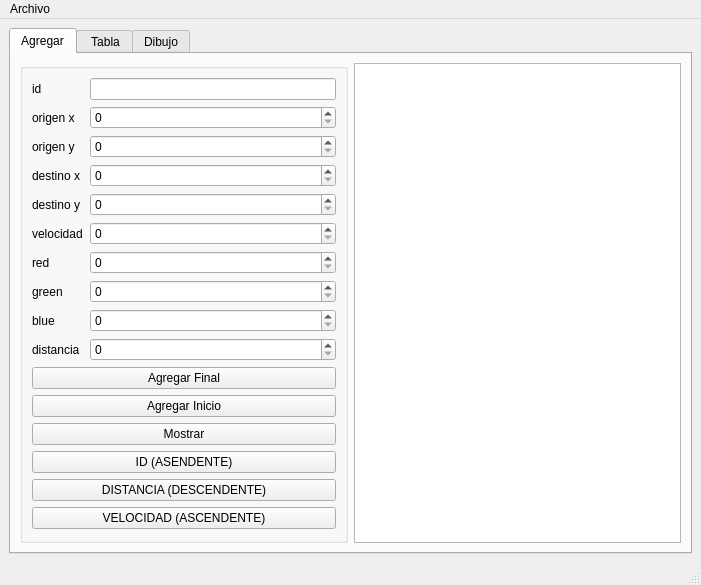
<?xml version="1.0" encoding="UTF-8"?>
<ui version="4.0">
 <class>MainWindow</class>
 <widget class="QMainWindow" name="MainWindow">
  <property name="geometry">
   <rect>
    <x>0</x>
    <y>0</y>
    <width>654</width>
    <height>552</height>
   </rect>
  </property>
  <property name="windowTitle">
   <string>MainWindow</string>
  </property>
  <property name="windowOpacity">
   <double>500.000000000000000</double>
  </property>
  <widget class="QWidget" name="centralwidget">
   <layout class="QGridLayout" name="gridLayout_3">
    <item row="0" column="0">
     <widget class="QTabWidget" name="tabWidget">
      <property name="currentIndex">
       <number>0</number>
      </property>
      <widget class="QWidget" name="tab">
       <attribute name="title">
        <string>Agregar</string>
       </attribute>
       <layout class="QGridLayout" name="gridLayout_2">
        <item row="0" column="0">
         <widget class="QGroupBox" name="groupBox">
          <property name="title">
           <string/>
          </property>
          <layout class="QGridLayout" name="gridLayout">
           <item row="8" column="1">
            <widget class="QSpinBox" name="blue_spinBox">
             <property name="maximum">
              <number>255</number>
             </property>
            </widget>
           </item>
           <item row="8" column="0">
            <widget class="QLabel" name="label_6">
             <property name="text">
              <string>blue</string>
             </property>
            </widget>
           </item>
           <item row="10" column="0" colspan="2">
            <widget class="QPushButton" name="agregar_final_pushButton">
             <property name="text">
              <string>Agregar Final</string>
             </property>
            </widget>
           </item>
           <item row="2" column="1">
            <widget class="QSpinBox" name="origen_y_spinBox">
             <property name="maximum">
              <number>500</number>
             </property>
            </widget>
           </item>
           <item row="0" column="1">
            <widget class="QLineEdit" name="id_lineEdit"/>
           </item>
           <item row="1" column="0">
            <widget class="QLabel" name="label_7">
             <property name="text">
              <string>origen x</string>
             </property>
            </widget>
           </item>
           <item row="9" column="1">
            <widget class="QSpinBox" name="distancia_spinBox"/>
           </item>
           <item row="2" column="0">
            <widget class="QLabel" name="label_8">
             <property name="text">
              <string>origen y</string>
             </property>
            </widget>
           </item>
           <item row="1" column="1">
            <widget class="QSpinBox" name="origen_x_spinBox">
             <property name="maximum">
              <number>500</number>
             </property>
            </widget>
           </item>
           <item row="5" column="1">
            <widget class="QSpinBox" name="velocidad_spinBox">
             <property name="maximum">
              <number>2000</number>
             </property>
            </widget>
           </item>
           <item row="3" column="0">
            <widget class="QLabel" name="label">
             <property name="text">
              <string>destino x </string>
             </property>
            </widget>
           </item>
           <item row="7" column="1">
            <widget class="QSpinBox" name="green_spinBox">
             <property name="maximum">
              <number>255</number>
             </property>
            </widget>
           </item>
           <item row="5" column="0">
            <widget class="QLabel" name="label_3">
             <property name="text">
              <string>velocidad</string>
             </property>
            </widget>
           </item>
           <item row="6" column="1">
            <widget class="QSpinBox" name="red_spinBox">
             <property name="maximum">
              <number>255</number>
             </property>
            </widget>
           </item>
           <item row="6" column="0">
            <widget class="QLabel" name="label_4">
             <property name="text">
              <string>red</string>
             </property>
            </widget>
           </item>
           <item row="7" column="0">
            <widget class="QLabel" name="label_5">
             <property name="text">
              <string>green</string>
             </property>
            </widget>
           </item>
           <item row="9" column="0">
            <widget class="QLabel" name="label_9">
             <property name="text">
              <string>distancia</string>
             </property>
            </widget>
           </item>
           <item row="13" column="0" colspan="2">
            <widget class="QPushButton" name="plainText_id_pushButton">
             <property name="text">
              <string>ID (ASENDENTE)</string>
             </property>
            </widget>
           </item>
           <item row="4" column="0">
            <widget class="QLabel" name="label_2">
             <property name="text">
              <string>destino y</string>
             </property>
            </widget>
           </item>
           <item row="14" column="0" colspan="2">
            <widget class="QPushButton" name="plainText_distancia_pushButton">
             <property name="text">
              <string>DISTANCIA (DESCENDENTE)</string>
             </property>
            </widget>
           </item>
           <item row="3" column="1">
            <widget class="QSpinBox" name="destino_x_spinBox">
             <property name="maximum">
              <number>500</number>
             </property>
            </widget>
           </item>
           <item row="11" column="0" colspan="2">
            <widget class="QPushButton" name="agregar_inicio_pushButton">
             <property name="text">
              <string>Agregar Inicio</string>
             </property>
            </widget>
           </item>
           <item row="12" column="0" colspan="2">
            <widget class="QPushButton" name="mostar_pushButton">
             <property name="text">
              <string>Mostrar</string>
             </property>
            </widget>
           </item>
           <item row="0" column="0">
            <widget class="QLabel" name="label_10">
             <property name="text">
              <string>id</string>
             </property>
            </widget>
           </item>
           <item row="4" column="1">
            <widget class="QSpinBox" name="destino_y_spinBox">
             <property name="maximum">
              <number>500</number>
             </property>
            </widget>
           </item>
           <item row="15" column="0" colspan="2">
            <widget class="QPushButton" name="plainText_velocidad_pushButton">
             <property name="text">
              <string>VELOCIDAD (ASCENDENTE)</string>
             </property>
            </widget>
           </item>
          </layout>
         </widget>
        </item>
        <item row="0" column="1">
         <widget class="QPlainTextEdit" name="salida"/>
        </item>
       </layout>
      </widget>
      <widget class="QWidget" name="tab_2">
       <attribute name="title">
        <string> Tabla</string>
       </attribute>
       <layout class="QGridLayout" name="gridLayout_4">
        <item row="1" column="0">
         <widget class="QLineEdit" name="buscar_lineEdit">
          <property name="placeholderText">
           <string>ID</string>
          </property>
         </widget>
        </item>
        <item row="1" column="2">
         <widget class="QPushButton" name="table_id_pushButton">
          <property name="text">
           <string>ID (ASENDENTE)</string>
          </property>
         </widget>
        </item>
        <item row="1" column="1">
         <widget class="QPushButton" name="buscar_pushButton">
          <property name="text">
           <string>Buscar</string>
          </property>
         </widget>
        </item>
        <item row="1" column="3">
         <widget class="QPushButton" name="table_distancia_pushButton">
          <property name="text">
           <string>DISTANCIA (DESCENDENTE)</string>
          </property>
         </widget>
        </item>
        <item row="1" column="5">
         <widget class="QPushButton" name="mostrar_tabla_pushButton">
          <property name="text">
           <string>Mostrar</string>
          </property>
         </widget>
        </item>
        <item row="0" column="0" colspan="6">
         <widget class="QTableWidget" name="tabla"/>
        </item>
        <item row="1" column="4">
         <widget class="QPushButton" name="table_velocidad_pushButton">
          <property name="text">
           <string>VELOCIDAD (ASCENDENTE)</string>
          </property>
         </widget>
        </item>
       </layout>
      </widget>
      <widget class="QWidget" name="tab_3">
       <attribute name="title">
        <string>Dibujo</string>
       </attribute>
       <layout class="QGridLayout" name="gridLayout_5">
        <item row="0" column="0" colspan="2">
         <widget class="QGraphicsView" name="graphicsView"/>
        </item>
        <item row="1" column="0">
         <widget class="QPushButton" name="dibujar_pushButton">
          <property name="text">
           <string>Dibujar</string>
          </property>
         </widget>
        </item>
        <item row="1" column="1">
         <widget class="QPushButton" name="limpiar_pushButton">
          <property name="text">
           <string>Limpiar</string>
          </property>
         </widget>
        </item>
       </layout>
      </widget>
     </widget>
    </item>
   </layout>
  </widget>
  <widget class="QMenuBar" name="menubar">
   <property name="geometry">
    <rect>
     <x>0</x>
     <y>0</y>
     <width>654</width>
     <height>21</height>
    </rect>
   </property>
   <widget class="QMenu" name="menuArchivo">
    <property name="title">
     <string>Archivo</string>
    </property>
    <addaction name="actionAbrir"/>
    <addaction name="actionGuardar"/>
   </widget>
   <addaction name="menuArchivo"/>
  </widget>
  <widget class="QStatusBar" name="statusbar"/>
  <action name="actionAbrir">
   <property name="text">
    <string>Abrir</string>
   </property>
   <property name="shortcut">
    <string>Ctrl+R</string>
   </property>
  </action>
  <action name="actionGuardar">
   <property name="text">
    <string>Guardar</string>
   </property>
   <property name="shortcut">
    <string>Ctrl+S</string>
   </property>
  </action>
 </widget>
 <resources/>
 <connections/>
</ui>
